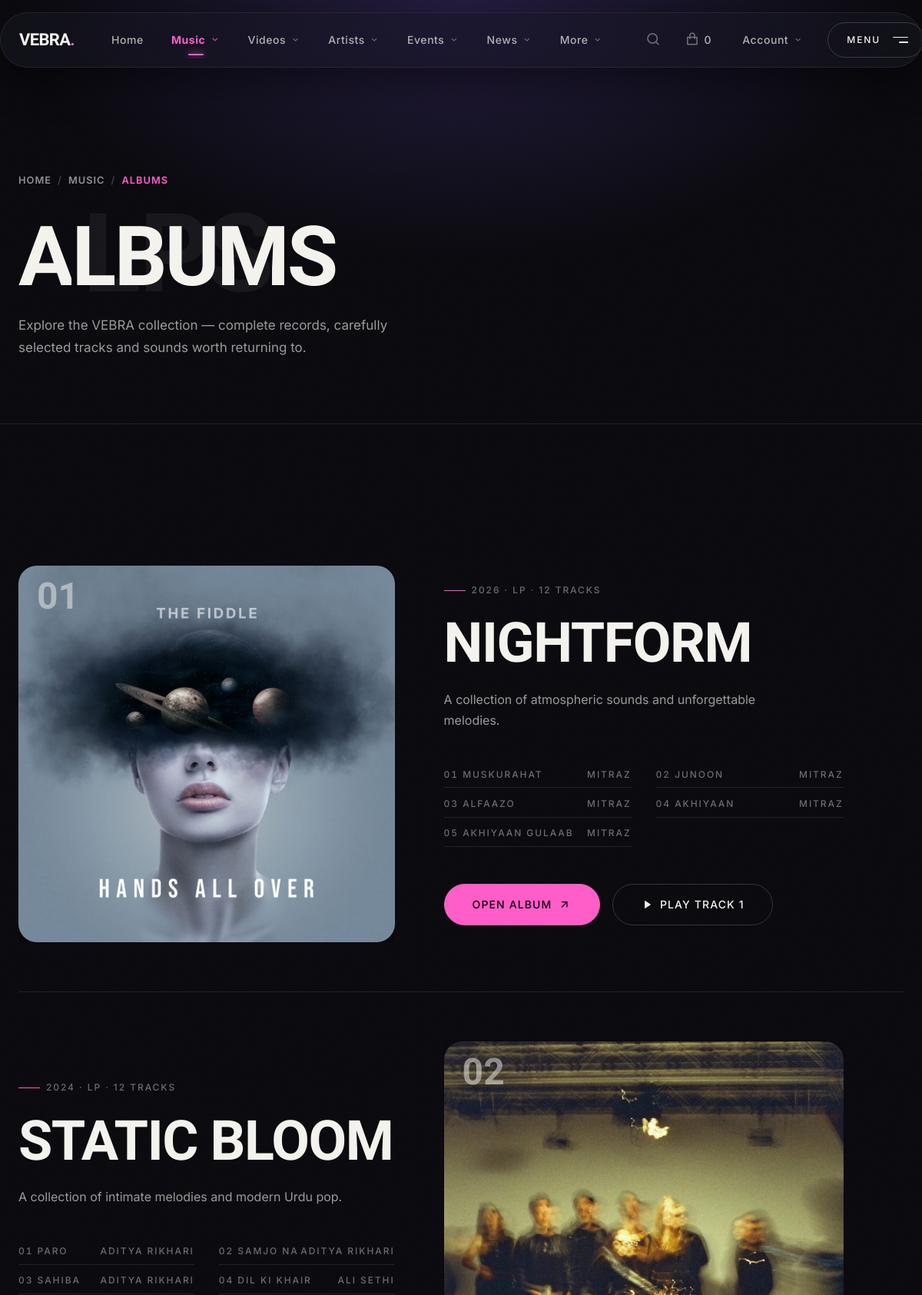
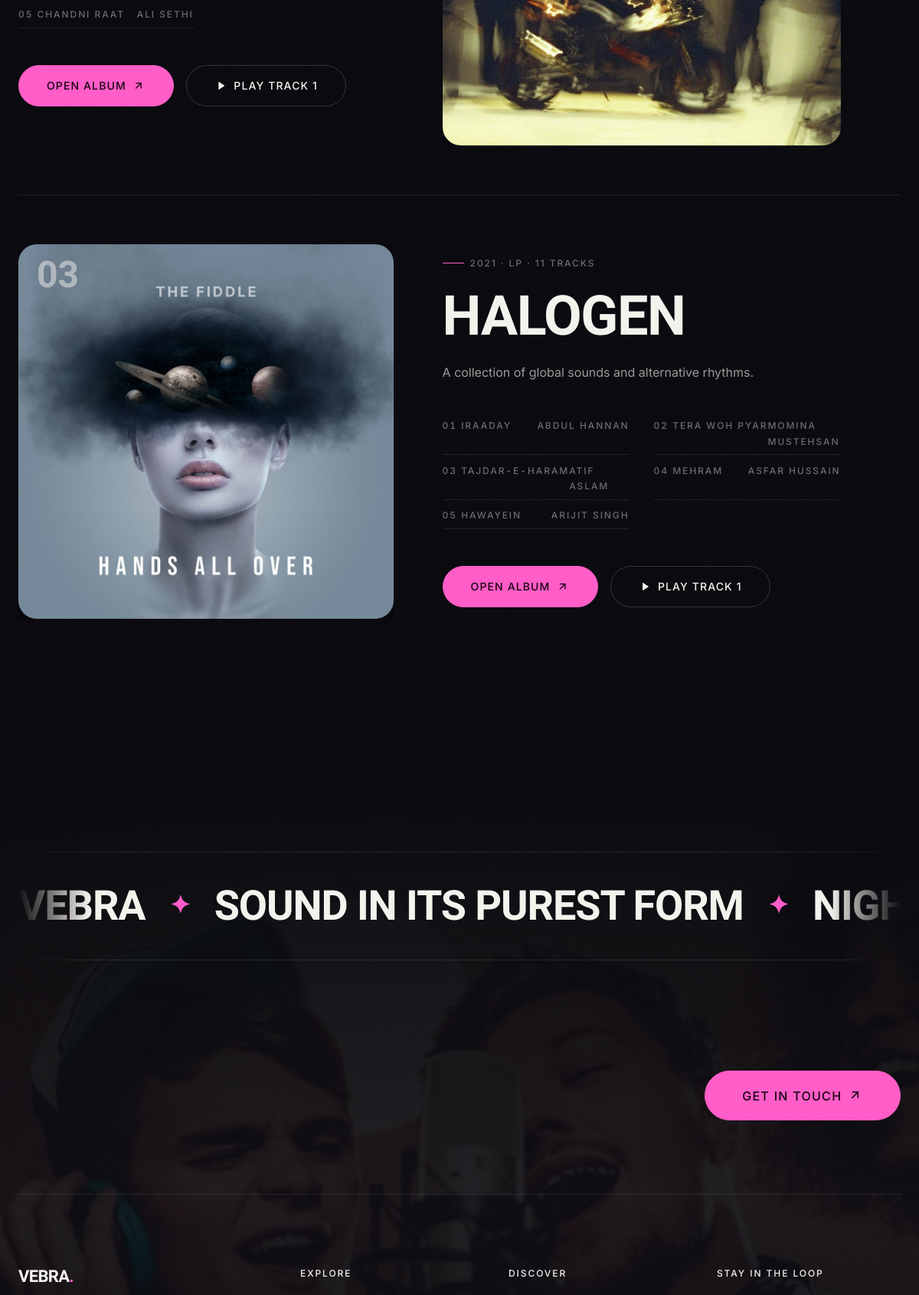
Page /albums.php (upper part) on the committed database (2 pictures, top to bottom).
### tables this page shows
CREATE TABLE `albums` (
  `id` int(11) NOT NULL,
  `name` varchar(150) NOT NULL,
  `slug` varchar(150) NOT NULL,
  `description` text DEFAULT NULL,
  `cover` varchar(255) DEFAULT NULL,
  `release_year` year(4) DEFAULT NULL,
  `genre` varchar(100) DEFAULT NULL,
  `created_at` timestamp NOT NULL DEFAULT current_timestamp()
);

CREATE TABLE `songs` (
  `id` int(11) NOT NULL,
  `title` varchar(200) NOT NULL,
  `artist_id` int(11) DEFAULT NULL,
  `genre_id` int(11) DEFAULT NULL,
  `language` varchar(80) DEFAULT NULL,
  `release_year` year(4) DEFAULT NULL,
  `artwork` varchar(255) DEFAULT NULL,
  `audio_path` varchar(255) DEFAULT NULL,
  `status` enum('pending','approved','rejected') DEFAULT 'pending',
  `created_at` timestamp NOT NULL DEFAULT current_timestamp(),
  `album_id` int(11) DEFAULT NULL
);

CREATE TABLE `artists` (
  `id` int(11) NOT NULL,
  `name` varchar(150) NOT NULL,
  `bio` text DEFAULT NULL,
  `image` varchar(255) DEFAULT NULL,
  `created_at` timestamp NOT NULL DEFAULT current_timestamp()
);

### albums.php (the view, shortened to what this page needs)
<?php
require_once __DIR__ . '/includes/db.php';
$albums = [];
$tracksByAlbum = [];
$albumSql = "
    SELECT
        a.id,
        a.name,
        a.slug,
        a.description,
        a.cover,
        a.release_year,
        a.genre,
        COUNT(s.id) AS total_tracks
    FROM albums a
    LEFT JOIN songs s
        ON s.album_id = a.id
        AND s.status = 'approved'
    GROUP BY
        a.id,
        a.name,
        a.slug,
        a.description,
        a.cover,
        a.release_year,
        a.genre
    ORDER BY a.id ASC
";
$albumResult = $conn->query($albumSql);
if ($albumResult) {
    while ($album = $albumResult->fetch_assoc()) {
        $albums[] = $album;
        $tracksByAlbum[(int)$album['id']] = [];
    }
}
$trackSql = "
    SELECT
        s.id,
        s.album_id,
        s.title,
        s.audio_path,
        s.artwork,
        ar.name AS artist_name
    FROM songs s
    LEFT JOIN artists ar
        ON ar.id = s.artist_id
    WHERE s.status = 'approved'
      AND s.album_id IS NOT NULL
    ORDER BY s.id DESC
";
$trackResult = $conn->query($trackSql);
if ($trackResult) {
    while ($track = $trackResult->fetch_assoc()) {
        $albumId = (int)$track['album_id'];
        if (isset($tracksByAlbum[$albumId])) {
            $tracksByAlbum[$albumId][] = $track;
        }
    }
}
function albumEscape($value) {
    return htmlspecialchars((string)$value, ENT_QUOTES, 'UTF-8');
}
require_once __DIR__ . '/includes/header.php';
?>
<main id="main">
    <section class="page-caption">
        <div class="container-vebra">
            <div class="page-caption__inner">
                <nav class="breadcrumb-vebra" aria-label="Breadcrumb">
                    <a href="index.php">Home</a>
                    <span class="breadcrumb-vebra__sep">/</span>
                    <a href="discography.php">Music</a>
                    <span class="breadcrumb-vebra__sep">/</span>
                    <span aria-current="page">Albums</span>
                </nav>
                <h1 class="page-caption__title"
                    data-split="chars"
                    data-split-hero>
                    <span class="page-caption__ghost" aria-hidden="true">LPs</span>
                </h1>
                <p class="page-caption__text"
                   data-reveal="up"
                   data-delay="0.25">
                    Explore the VEBRA collection — complete records,
                    carefully selected tracks and sounds worth returning to.
                </p>
            </div>
        </div>
    </section>
    <section class="section discography-page">
        <div class="container-vebra">
            <div class="filter-grid filter-grid--rows">
                <?php if (!empty($albums)): ?>
                    <?php foreach ($albums as $index => $album): ?>
                        <?php
                        $albumId = (int)$album['id'];
                        $slug = $album['slug'];
                        $albumTracks = $tracksByAlbum[$albumId] ?? [];
                        $cover = !empty($album['cover'])
                            ? $album['cover']
                            : 'assets/images/placeholder.svg';
                        $year = !empty($album['release_year'])
                            ? $album['release_year']
                            : 'VEBRA';
                        $firstTrack = $albumTracks[0] ?? null;
                        $albumNumber = str_pad(
                            (string)($index + 1),
                            2,
                            '0',
                            STR_PAD_LEFT
                        );
                        ?>
                        <article class="album-feature">
                            <a href="single-album.php?album=<?php echo urlencode($slug); ?>"
                               class="album-feature__media"
                               data-reveal="mask"
                               data-cursor="Listen">
                                <span class="album-feature__index">
                                    <?php echo $albumNumber; ?>
                                </span>
                                <img
                                    src="<?php echo albumEscape($cover); ?>"
                                    alt="<?php echo albumEscape($album['name']); ?> album artwork"
                                    loading="lazy"
                                >
                            </a>
                            <div class="album-feature__body">
                                <span class="section-label">
                                    <?php echo albumEscape($year); ?>
                                    &middot;
                                    LP
                                    &middot;
                                    <?php echo (int)$album['total_tracks']; ?>
                                    tracks
                                </span>
                                <h3 class="album-feature__title"
                                    data-split="lines">
                                    <a href="single-album.php?album=<?php echo urlencode($slug); ?>">
                                    </a>
                                </h3>
                                <p class="section-head__text">
                                    <?php
                                    echo !empty($album['description'])
                                        ? albumEscape($album['description'])
                                        : 'Discover the sounds and tracks in this VEBRA album.';
                                    ?>
                                </p>
                                <div class="album-feature__tracks">
                                    <?php if (!empty($albumTracks)): ?>
                                        <?php
                                        $previewTracks = array_slice(
                                            $albumTracks,
                                            0,
                                            5
                                        );
                                        ?>
                                        <?php foreach ($previewTracks as $trackIndex => $track): ?>
                                            <div class="album-feature__track">
                                                <a
                                                    href="track.php?id=<?php echo (int)$track['id']; ?>"
                                                    style="display:flex;justify-content:space-between;width:100%;color:inherit;"
                                                >
                                                    <span>
                                                        <?php echo str_pad((string)($trackIndex + 1), 2, '0', STR_PAD_LEFT); ?>
                                                        <?php echo albumEscape($track['title']); ?>
                                                    </span>
                                                    <span>
                                                        <?php echo albumEscape($track['artist_name'] ?: 'Unknown artist'); ?>
                                                    </span>
                                                </a>
                                            </div>
                                        <?php endforeach; ?>
                                    <?php else: ?>
                                        <div class="album-feature__track">
                                            No approved tracks available yet.
                                        </div>
                                    <?php endif; ?>
                                </div>
                                <div style="display:flex;gap:1rem;align-items:center;margin-top:1.5rem;flex-wrap:wrap;">
                                    <a
                                        href="single-album.php?album=<?php echo urlencode($slug); ?>"
                                        class="btn btn--solid"
                                        data-magnetic="0.3"
                                    >
                                        <span class="btn__label">
                                            Open album
                                            <i class="ri-arrow-right-up-line"></i>
                                        </span>
                                    </a>
                                    <?php if (
                                        $firstTrack &&
                                        !empty($firstTrack['audio_path'])
                                    ): ?>
                                        <button
                                            type="button"
                                            class="btn vebra-play-card-btn"
                                            data-magnetic="0.3"
                                            data-url="<?php echo albumEscape($firstTrack['audio_path']); ?>"
                                            data-title="<?php echo albumEscape($firstTrack['title']); ?>"
                                            data-artist="<?php echo albumEscape($firstTrack['artist_name'] ?: 'Unknown artist'); ?>"
                                            data-cover="<?php echo albumEscape($firstTrack['artwork'] ?: $cover); ?>"
                                            data-id="<?php echo (int)$firstTrack['id']; ?>"
                                        >
                                            <span class="btn__label">
                                                <i class="ri-play-fill"></i>
                                                Play track 1
                                            </span>
                                        </button>
                                    <?php endif; ?>
                                </div>
                            </div>
                        </article>
                    <?php endforeach; ?>
                <?php endif; ?>
            </div>
        </div>
    </section>
</main>
<?php
require_once __DIR__ . '/includes/footer.php';
?>

### rows in the picture
albums: albumNumber "01", cover (picture), release_year "2026", total_tracks "12", description "A collection of atmospheric sounds and unforgettable melodies."
songs: trackIndex "01", title "MUSKURAHAT", artist.name "MITRAZ"
songs: trackIndex "02", title "JUNOON", artist.name "MITRAZ"
songs: trackIndex "03", title "ALFAAZO", artist.name "MITRAZ"
songs: trackIndex "04", title "AKHIYAAN", artist.name "MITRAZ"
songs: trackIndex "05", title "AKHIYAAN GULAAB", artist.name "MITRAZ"
albums: albumNumber "02", cover (picture), release_year "2024", total_tracks "12", description "A collection of intimate melodies and modern Urdu pop."
songs: trackIndex "01", title "PARO", artist.name "ADITYA RIKHARI"
songs: trackIndex "02", title "SAMJO NA", artist.name "ADITYA RIKHARI"
songs: trackIndex "03", title "SAHIBA", artist.name "ADITYA RIKHARI"
songs: trackIndex "04", title "DIL KI KHAIR", artist.name "ALI SETHI"
songs: trackIndex "05", title "CHANDNI RAAT", artist.name "ALI SETHI"
albums: albumNumber "03", cover (picture), release_year "2021", total_tracks "11", description "A collection of global sounds and alternative rhythms."
songs: trackIndex "01", title "IRAADAY", artist.name "ABDUL HANNAN"
songs: trackIndex "02", title "TERA WOH PYAR", artist.name "MOMINA MUSTEHSAN"
songs: trackIndex "03", title "TAJDAR-E-HARAM", artist.name "ATIF ASLAM"
songs: trackIndex "04", title "MEHRAM", artist.name "ASFAR HUSSAIN"
songs: trackIndex "05", title "HAWAYEIN", artist.name "ARIJIT SINGH"

### other values in the picture
vebra_store_cart_count() "0"
